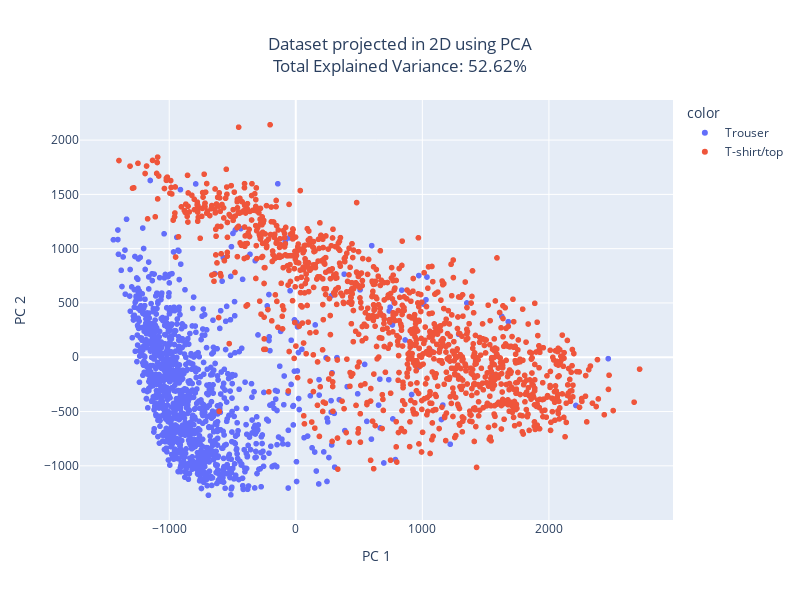

The notebook cell saved with this chart:
### Code cell
pca = PCA(n_components=2)
TwoDtrain = pca.fit_transform(df)
total_var = pca.explained_variance_ratio_.sum() * 100
dff = df.copy()
dff['label_name'] = dff['label'].map({0: things[0], 1: things[1]})
fig = px.scatter(TwoDtrain, x=0, y=1, color=dff['label_name'], title=f'Dataset projected in 2D using PCA<br>Total Explained Variance: {total_var:.2f}%',
                 labels={'0': 'PC 1', '1': 'PC 2'},  height=600, width=800)
fig.update_layout(title_x=0.5)
fig.show()

### Figure 1 — Plotly figure (JSON) as saved in the notebook; plotly's stock layout.template omitted (floating-point values rounded to 4 significant figures; data arrays with more than 128 entries replaced by an {"elided": "..."} marker saying what was removed)
{"data": [{"hovertemplate": "color=Trouser<br>PC 1=%{x}<br>PC 2=%{y}<extra></extra>", "legendgroup": "Trouser", "marker": {"color": "#636efa", "symbol": "circle"}, "mode": "markers", "name": "Trouser", "showlegend": true, "type": "scattergl", "x": {"elided": "1201 float values"}, "xaxis": "x", "y": {"elided": "1201 float values"}, "yaxis": "y"}, {"hovertemplate": "color=T-shirt/top<br>PC 1=%{x}<br>PC 2=%{y}<extra></extra>", "legendgroup": "T-shirt/top", "marker": {"color": "#EF553B", "symbol": "circle"}, "mode": "markers", "name": "T-shirt/top", "showlegend": true, "type": "scattergl", "x": {"elided": "1199 float values"}, "xaxis": "x", "y": {"elided": "1199 float values"}, "yaxis": "y"}], "layout": {"height": 600, "legend": {"title": {"text": "color"}, "tracegroupgap": 0}, "title": {"text": "Dataset projected in 2D using PCA<br>Total Explained Variance: 52.62%", "x": 0.5}, "width": 800, "xaxis": {"anchor": "y", "domain": [0, 1], "title": {"text": "PC 1"}}, "yaxis": {"anchor": "x", "domain": [0, 1], "title": {"text": "PC 2"}}}}
